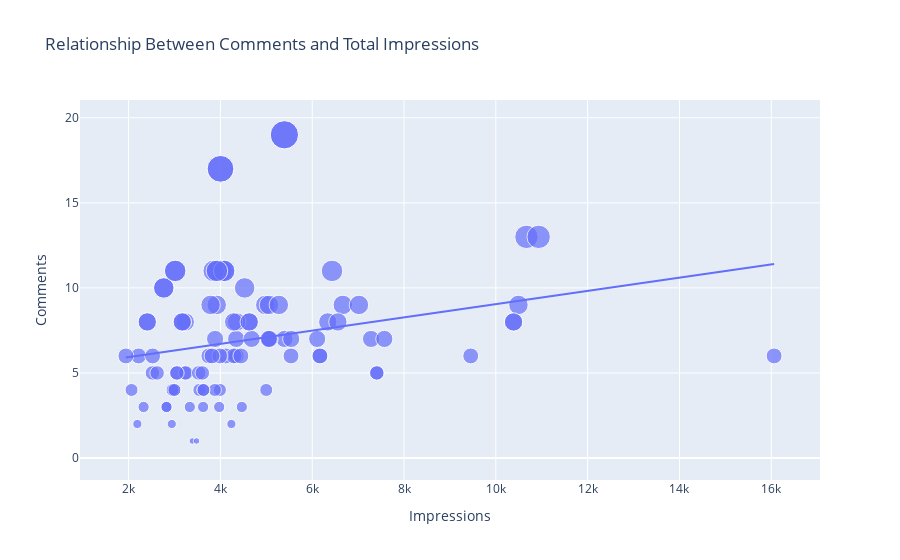

Notebook cell for this chart:
### Code cell
figure = px.scatter(data_frame = data, x="Impressions",
                    y="Comments", size="Comments", trendline="ols", 
                    title = "Relationship Between Comments and Total Impressions")
figure.show()
